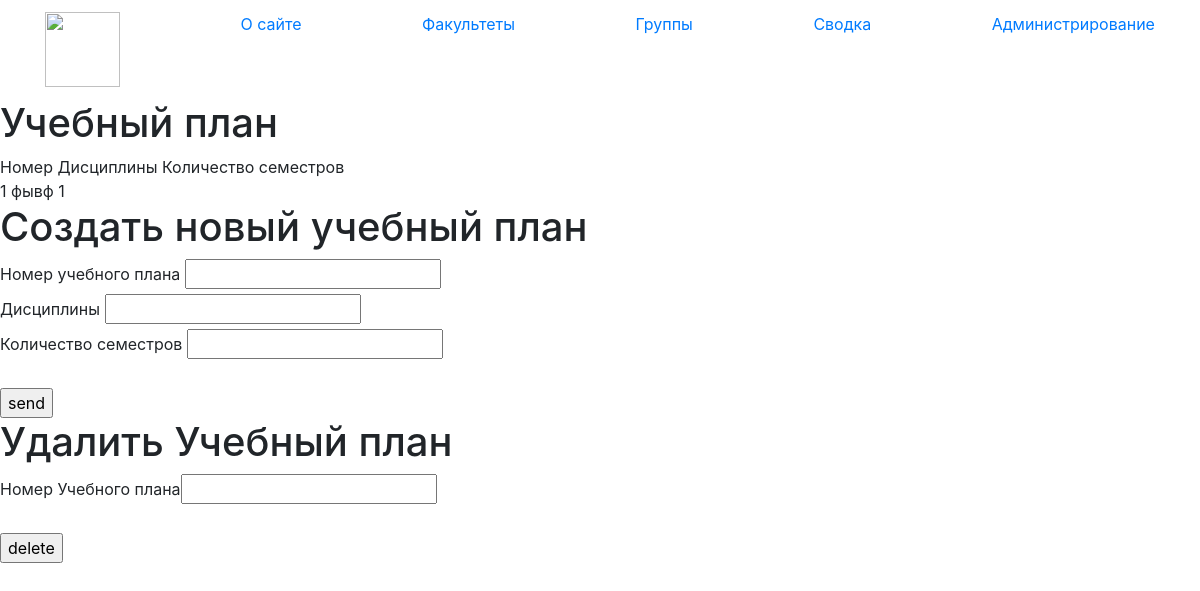
The page /TeachingPlan/ on the database its author committed.
### course_work/mainpage/models.py (models this page shows, shortened)
class TeachingPlan(models.Model):
    semester_count = models.IntegerField("Количество семестров", default=0)
    disciplines = models.CharField("Тут переделать", max_length=200)
    number = models.CharField("Номер учебного плана", max_length=30, null=True)

### course_work/mainpage/views.py (the view, shortened to what this page needs)
# urls.py: path('TeachingPlan/', views.TeachingPlanView.as_view()),
class TeachingPlanView(APIView):
    def get(self, request):
        teaching_plan = TeachingPlan.objects.all()
        context = {"teaching_plan": teaching_plan}
        return render(request, 'TeachingPlan.html', context)

### course_work/templates/TeachingPlan.html (shortened to what this page needs)
{% extends 'header.html' %}
{% block description %}
    <div>
    <h1>Учебный план</h1>
    <td>Номер</td>
    <td>Дисциплины</td>
    <td>Количество семестров</td>
    <br>
    {% for i in teaching_plan %}
        <tr>
            <td>{{ i.number }}</td>
            <td>{{ i.disciplines }}</td>
            <td>{{ i.semester_count }}</td>
        <br>
        </tr>
    {% endfor %}
    </div>
    <div>
    <h1>Создать новый учебный план</h1>
    <form method="POST" action="">
        <div>
            <label>Номер учебного плана</label> <input type="number" name="teaching_plan_number" required><br>
            <label>Дисциплины</label> <input type="text" name="teaching_plan_disciplines" required><br>
            <label>Количество семестров</label> <input type="text" name="teaching_plan_semester_count" required><br>
            <br>
            <input type="submit" value="send">
        </div>
    </form>
    </div>
    <div>
    <h1>Удалить Учебный план</h1>
    <form method="POST" action="http://127.0.0.1:8000/deleteTeachingPlan/">
        <label>Номер Учебного плана</label><input type="text" name="delete_teaching_plan_by_number" required><br>
        <br>
        <input type="submit" value="delete">
    </form>
    </div>
{% endblock %}

### rows shown on the page
TeachingPlan: number "1", disciplines "фывф", semester_count "1"
